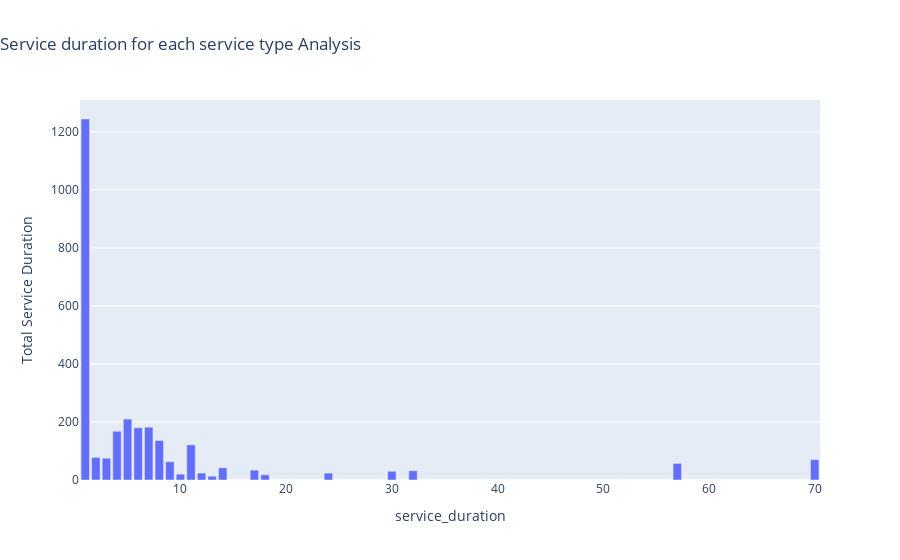

The notebook cell saved with this chart:
### Markdown cell above
#### Service duration for each service type

### Code cell
text='Observations:'
display(Markdown('###### '+text ))
text ='1. Concentration of short durations: The majority of services are completed in less than 15 days, with a large number of them completed within 0-5 days. This indicates that overall service efficiency is high in most cases.'
display(Markdown(text))
text ='2. Recurring delays: Some services extend to 20, 30, and even 70 days, suggesting potential bottlenecks or inefficiencies affecting a minority of services'
display(Markdown(text))

Service_Duration = df.groupby(['service_duration'])['service_duration'].sum().reset_index(name='Total Service Duration')
Service_Duration = Service_Duration.sort_values('Total Service Duration',ascending=True)
# Create the updated bar chart
myPlot1(Service_Duration, 'service_duration', 'Total Service Duration', None, 'bar', 'Service duration for each service type', sort_by=None, ascending=True)

text = 'Recommendations:'
display(Markdown('###### '+text ))
text = '1. Investigate Parts and Material Availability:'
display(Markdown(text))
text = '* Action: Examine whether these longer service durations (20+ days) are linked to delays in receiving spare parts. It’s possible that locations experiencing these delays have supply chain issues.'
display(Markdown(text))
text = '* Track: Track the time taken to order and receive parts for each service type.'
display(Markdown(text))
text = '2. Damage Complexity:'
display(Markdown(text))
text = '* Action: Longer service durations may also be related to the complexity of the damage. Categorize service types by complexity to understand if certain repair types inherently take longer.'
display(Markdown(text))
text = '3. Inventory Management:'
display(Markdown(text))
text = '* Action: Analyze whether these longer service types are linked to low inventory levels of critical parts at specific locations. Improving stock management might reduce these longer durations.'
display(Markdown(text))
text = '4. Worker and Resource Allocation:'
display(Markdown(text))
text = '* Action: Consider whether locations that regularly experience long service times are understaffed or if expertise mismatches are slowing down complex repairs.'
display(Markdown(text))

### Figure 1 — Plotly figure (JSON) as saved in the notebook; plotly's stock layout.template omitted (floating-point values rounded to 4 significant figures)
{"data": [{"alignmentgroup": "True", "hovertemplate": "x=%{x}<br>y=%{y}<extra></extra>", "legendgroup": "", "marker": {"color": "#636efa", "pattern": {"shape": ""}}, "name": "", "offsetgroup": "", "orientation": "v", "showlegend": false, "textposition": "auto", "type": "bar", "x": [13, 18, 10, 24, 12, 30, 32, 17, 14, 57, 9, 70, 3, 2, 11, 8, 4, 6, 7, 5, 1], "xaxis": "x", "y": [13, 18, 20, 24, 24, 30, 32, 34, 42, 57, 63, 70, 75, 78, 121, 136, 168, 180, 182, 210, 1244], "yaxis": "y"}], "layout": {"barmode": "relative", "legend": {"title": {"text": "None"}, "tracegroupgap": 0}, "title": {"text": "Service duration for each service type Analysis", "x": 0}, "xaxis": {"anchor": "y", "domain": [0, 1], "title": {"text": "service_duration"}}, "yaxis": {"anchor": "x", "domain": [0, 1], "title": {"text": "Total Service Duration"}}}}
